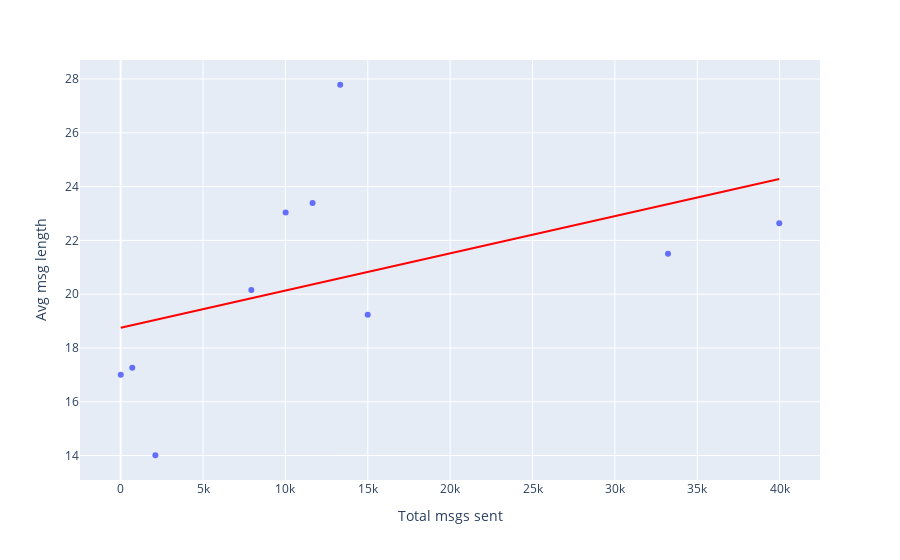

Write notebook code for a chart like this one.
### Markdown cell above
## Does average message length correlate with the number of messages sent?

### Code cell
fig = px.scatter(msg_stats, y = 'Avg msg length', x = 'Total msgs sent', trendline = 'ols', trendline_color_override = 'red')
fig.show()
cor = msg_stats.corr().iloc[0,1]
cor = msg_stats.corr().loc['Total msgs sent', 'Avg msg length']
print('The correlation is', cor)

### Figure 1 — Plotly figure (JSON) as saved in the notebook; plotly's stock layout.template omitted (floating-point values rounded to 4 significant figures)
{"data": [{"hovertemplate": "Total msgs sent=%{x}<br>Avg msg length=%{y}<extra></extra>", "legendgroup": "", "marker": {"color": "#636efa", "symbol": "circle"}, "mode": "markers", "name": "", "orientation": "v", "showlegend": false, "type": "scatter", "x": [13328, 14998, 33226, 11651, 39977, 7933, 10016, 2110, 7, 705], "xaxis": "x", "y": [27.79, 19.23, 21.5, 23.39, 22.64, 20.16, 23.04, 14.01, 17, 17.26], "yaxis": "y"}, {"hovertemplate": "<b>OLS trendline</b><br>Avg msg length = 0.000138455 * Total msgs sent + 18.747<br>R<sup>2</sup>=0.221242<br><br>Total msgs sent=%{x}<br>Avg msg length=%{y} <b>(trend)</b><extra></extra>", "legendgroup": "", "line": {"color": "red"}, "marker": {"color": "#636efa", "symbol": "circle"}, "mode": "lines", "name": "", "showlegend": false, "type": "scatter", "x": [7, 705, 2110, 7933, 10016, 11651, 13328, 14998, 33226, 39977], "xaxis": "x", "y": [18.75, 18.84, 19.04, 19.85, 20.13, 20.36, 20.59, 20.82, 23.35, 24.28], "yaxis": "y"}], "layout": {"legend": {"tracegroupgap": 0}, "margin": {"t": 60}, "xaxis": {"anchor": "y", "domain": [0, 1], "title": {"text": "Total msgs sent"}}, "yaxis": {"anchor": "x", "domain": [0, 1], "title": {"text": "Avg msg length"}}}}
